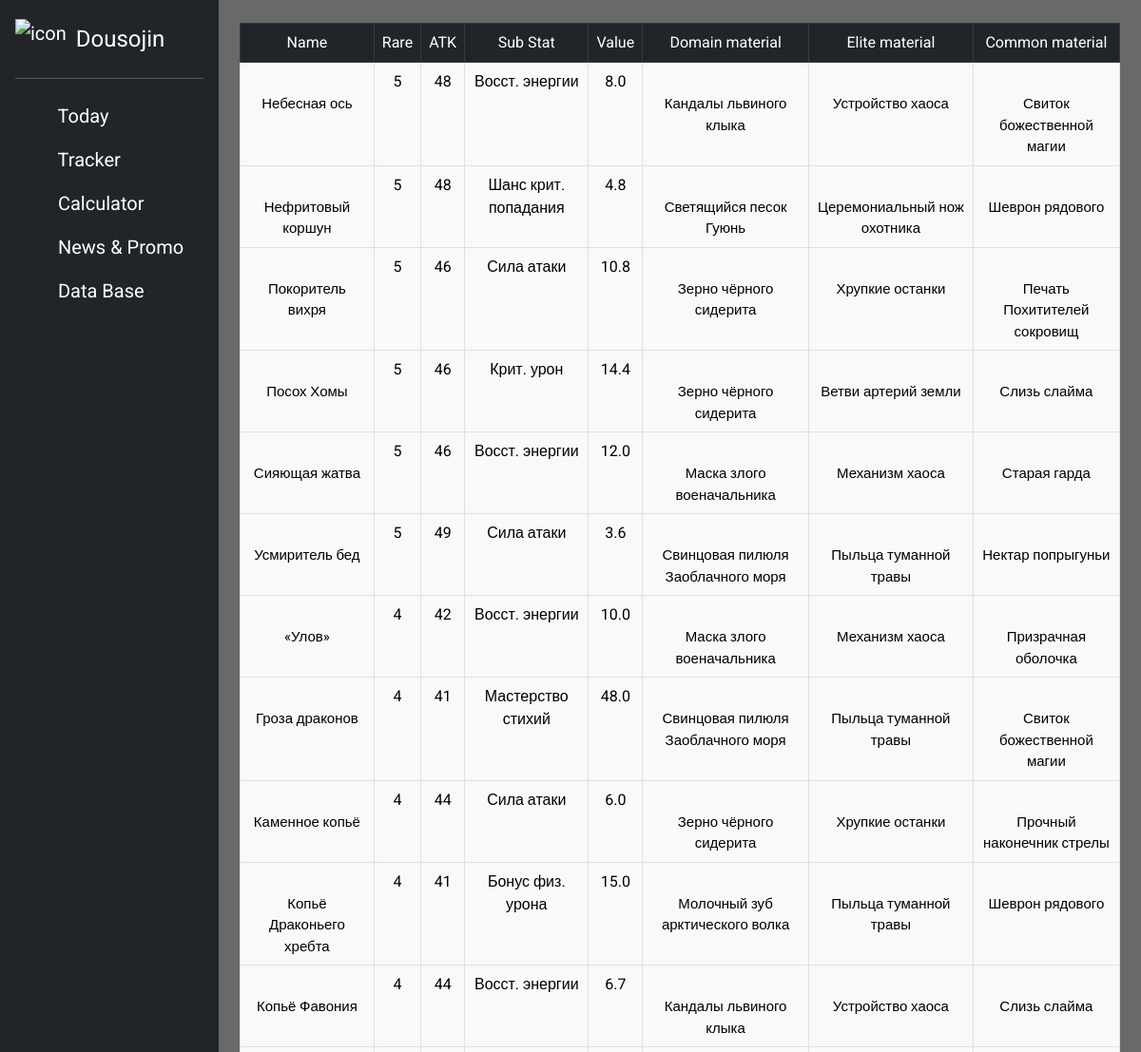
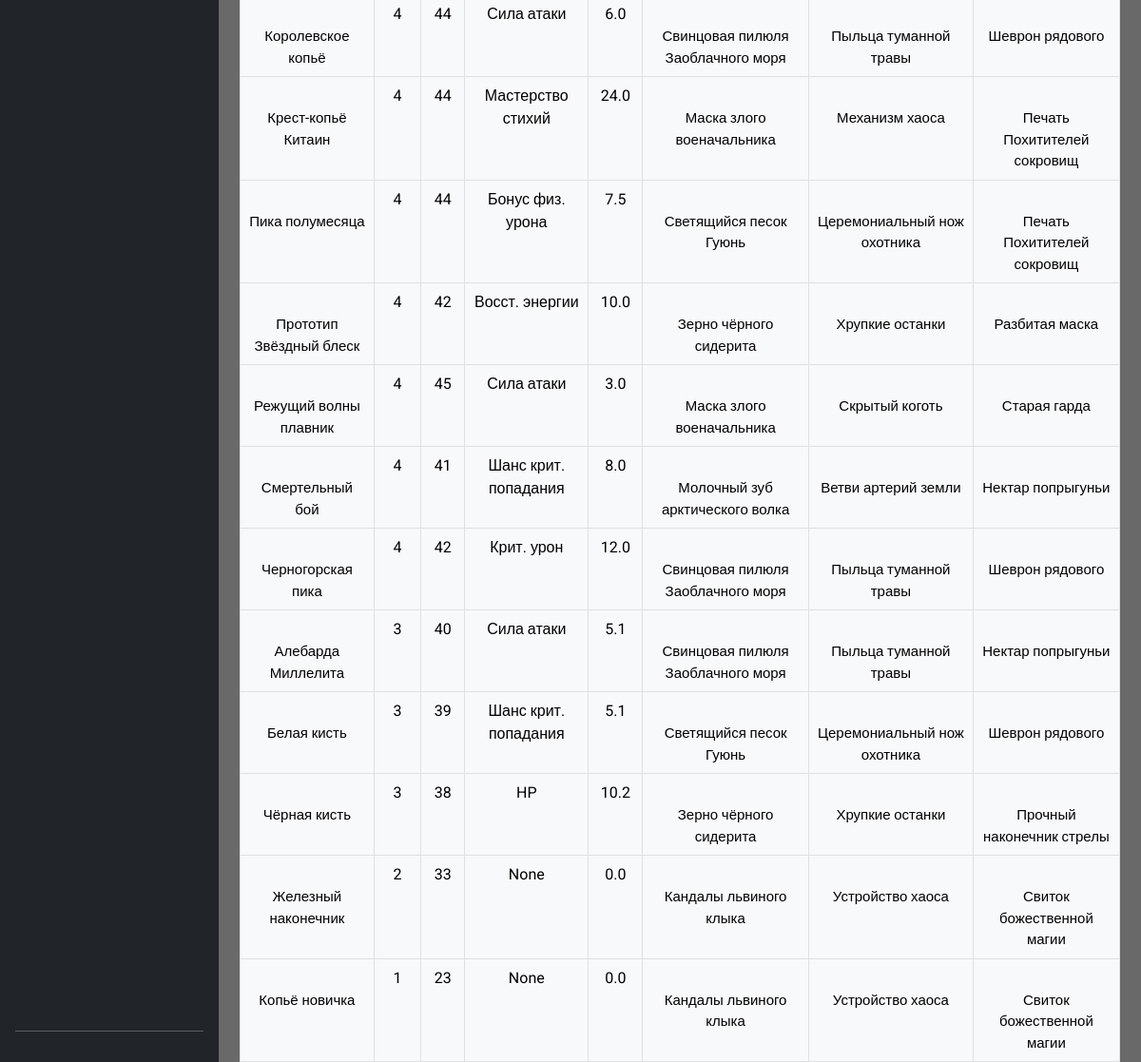
Page /db/weapons/polearms on the committed database (2 pictures, top to bottom).
### package/models.py (models this page shows)
class Weapon(Base):
    __tablename__ = "weapon"
    name = Column(String, primary_key=True)
    form = Column(String)
    rare = Column(Integer)
    atk = Column(Integer)
    sub_stat = Column(String)
    value = Column(Float)

class Weapon_ascension(Base):
    __tablename__ = "weapon_ascension"
    weapon = Column(String, ForeignKey(Weapon.name), primary_key=True)
    domain_material = Column(ForeignKey(Daily_material.name))
    elite_material = Column(String)
    common_material = Column(String)

### routes.py (the view)
@app.route('/db/weapons/polearms')
def polearms():
    result = session.query(Weapon, Weapon_ascension)\
                    .where(Weapon_ascension.weapon==Weapon.name, Weapon.form == "Древковое")\
                    .order_by( Weapon.rare.desc(),Weapon.name.asc()).all()
    session.close()
    return render_template("tables/weapons.html", title="Polearms", result=result)

### routes.py (called while the page is built)
@app.after_request
def add_header(response):
    response.headers['X-UA-Compatible'] = 'IE=Edge,chrome=1'
    response.headers['Cache-Control'] = 'no-store, max-age=0'
    return response

### templates/tables/weapons.html (shortened to what this page needs)
{% extends 'base.html' %}
{% block content %}
<div class="main" style="padding-top: 2vh;">
    <div class="container mt-2">
            <table class="table table-bordered">
                <thead class="table-dark">
                    <tr class="align-middle" style="text-align:center">
                        <td>Name</td>
                        <td>Rare</td>
                        <td>ATK</td>
                        <td>Sub Stat</td>
                        <td>Value</td>
                        <td>Domain material</td>
                        <td>Elite material</td>
                        <td>Common material</td>
                    </tr>
                </thead>
            {% for items in result %}
                <tr class="table-light">
                    <td>
                        <div class="align-middle">
                            <p>{{items[0].name}}</p>
                        </div>
                    </td>
                    <td>{{ items[0].rare }}</td>
                    <td>{{ items[0].atk }}</td>
                    <td>{{ items[0].sub_stat }}</td>
                    <td>{{ items[0].value }}</td>
                    <td>
                        <div class="align-middle">
                            <p>{{items[1].domain_material}}</p>
                        </div>
                    </td>
                    <td>
                        <div class="align-middle">
                            <p>{{ items[1].elite_material }}</p>
                        </div>
                    </td>
                    <td>
                        <div class="align-middle">
                            <p>{{ items[1].common_material }}</p>
                        </div>
                    </td>
                </tr>
            {% endfor %}
            </table>
        </div>
</div>
{% endblock %}

### static/css/main.css (style rules this page uses)
html,body { height: 100%; background-color:dimgrey; font-family: 'Roboto', sans-serif; }
.main { margin-left: 230px; margin-right: 0; padding: 10px; height: 95%; }
.card-title, p { font-size: 1.23rem; }
.codes tbody, td, tfoot, th, thead, tr { padding:5px; }
tr.table-light td { width:auto; text-align: center; margin: 0 auto; }
tr.table-light div.align-middle { max-height: 300px; padding: 0; margin: 0; }
tr.table-light div.align-middle p { padding: 0; margin: 0; font-size: 15px; }

### rows in the picture
Weapon: name "Небесная ось", rare "5", atk "48", sub_stat "Восст. энергии", value "8.0", domain_material "Кандалы львиного клыка", elite_material "Устройство хаоса", common_material "Свиток божественной магии"
Weapon: name "Нефритовый коршун", rare "5", atk "48", sub_stat "Шанс крит. попадания", value "4.8", domain_material "Светящийся песок Гуюнь", elite_material "Церемониальный нож охотника", common_material "Шеврон рядового"
Weapon: name "Покоритель вихря", rare "5", atk "46", sub_stat "Сила атаки", value "10.8", domain_material "Зерно чёрного сидерита", elite_material "Хрупкие останки", common_material "Печать Похитителей сокровищ"
Weapon: name "Посох Хомы", rare "5", atk "46", sub_stat "Крит. урон", value "14.4", domain_material "Зерно чёрного сидерита", elite_material "Ветви артерий земли", common_material "Слизь слайма"
Weapon: name "Сияющая жатва", rare "5", atk "46", sub_stat "Восст. энергии", value "12.0", domain_material "Маска злого военачальника", elite_material "Механизм хаоса", common_material "Старая гарда"
Weapon: name "Усмиритель бед", rare "5", atk "49", sub_stat "Сила атаки", value "3.6", domain_material "Свинцовая пилюля Заоблачного моря", elite_material "Пыльца туманной травы", common_material "Нектар попрыгуньи"
Weapon: name "«Улов»", rare "4", atk "42", sub_stat "Восст. энергии", value "10.0", domain_material "Маска злого военачальника", elite_material "Механизм хаоса", common_material "Призрачная оболочка"
Weapon: name "Гроза драконов", rare "4", atk "41", sub_stat "Мастерство стихий", value "48.0", domain_material "Свинцовая пилюля Заоблачного моря", elite_material "Пыльца туманной травы", common_material "Свиток божественной магии"
Weapon: name "Каменное копьё", rare "4", atk "44", sub_stat "Сила атаки", value "6.0", domain_material "Зерно чёрного сидерита", elite_material "Хрупкие останки", common_material "Прочный наконечник стрелы"
Weapon: name "Копьё Драконьего хребта", rare "4", atk "41", sub_stat "Бонус физ. урона", value "15.0", domain_material "Молочный зуб арктического волка", elite_material "Пыльца туманной травы", common_material "Шеврон рядового"
Weapon: name "Копьё Фавония", rare "4", atk "44", sub_stat "Восст. энергии", value "6.7", domain_material "Кандалы львиного клыка", elite_material "Устройство хаоса", common_material "Слизь слайма"
Weapon: name "Королевское копьё", rare "4", atk "44", sub_stat "Сила атаки", value "6.0", domain_material "Свинцовая пилюля Заоблачного моря", elite_material "Пыльца туманной травы", common_material "Шеврон рядового"
Weapon: name "Крест-копьё Китаин", rare "4", atk "44", sub_stat "Мастерство стихий", value "24.0", domain_material "Маска злого военачальника", elite_material "Механизм хаоса", common_material "Печать Похитителей сокровищ"
Weapon: name "Пика полумесяца", rare "4", atk "44", sub_stat "Бонус физ. урона", value "7.5", domain_material "Светящийся песок Гуюнь", elite_material "Церемониальный нож охотника", common_material "Печать Похитителей сокровищ"
Weapon: name "Прототип Звёздный блеск", rare "4", atk "42", sub_stat "Восст. энергии", value "10.0", domain_material "Зерно чёрного сидерита", elite_material "Хрупкие останки", common_material "Разбитая маска"
Weapon: name "Режущий волны плавник", rare "4", atk "45", sub_stat "Сила атаки", value "3.0", domain_material "Маска злого военачальника", elite_material "Скрытый коготь", common_material "Старая гарда"
Weapon: name "Смертельный бой", rare "4", atk "41", sub_stat "Шанс крит. попадания", value "8.0", domain_material "Молочный зуб арктического волка", elite_material "Ветви артерий земли", common_material "Нектар попрыгуньи"
Weapon: name "Черногорская пика", rare "4", atk "42", sub_stat "Крит. урон", value "12.0", domain_material "Свинцовая пилюля Заоблачного моря", elite_material "Пыльца туманной травы", common_material "Шеврон рядового"
Weapon: name "Алебарда Миллелита", rare "3", atk "40", sub_stat "Сила атаки", value "5.1", domain_material "Свинцовая пилюля Заоблачного моря", elite_material "Пыльца туманной травы", common_material "Нектар попрыгуньи"
Weapon: name "Белая кисть", rare "3", atk "39", sub_stat "Шанс крит. попадания", value "5.1", domain_material "Светящийся песок Гуюнь", elite_material "Церемониальный нож охотника", common_material "Шеврон рядового"
Weapon: name "Чёрная кисть", rare "3", atk "38", sub_stat "HP", value "10.2", domain_material "Зерно чёрного сидерита", elite_material "Хрупкие останки", common_material "Прочный наконечник стрелы"
Weapon: name "Железный наконечник", rare "2", atk "33", sub_stat "None", value "0.0", domain_material "Кандалы львиного клыка", elite_material "Устройство хаоса", common_material "Свиток божественной магии"
Weapon: name "Копьё новичка", rare "1", atk "23", sub_stat "None", value "0.0", domain_material "Кандалы львиного клыка", elite_material "Устройство хаоса", common_material "Свиток божественной магии"
